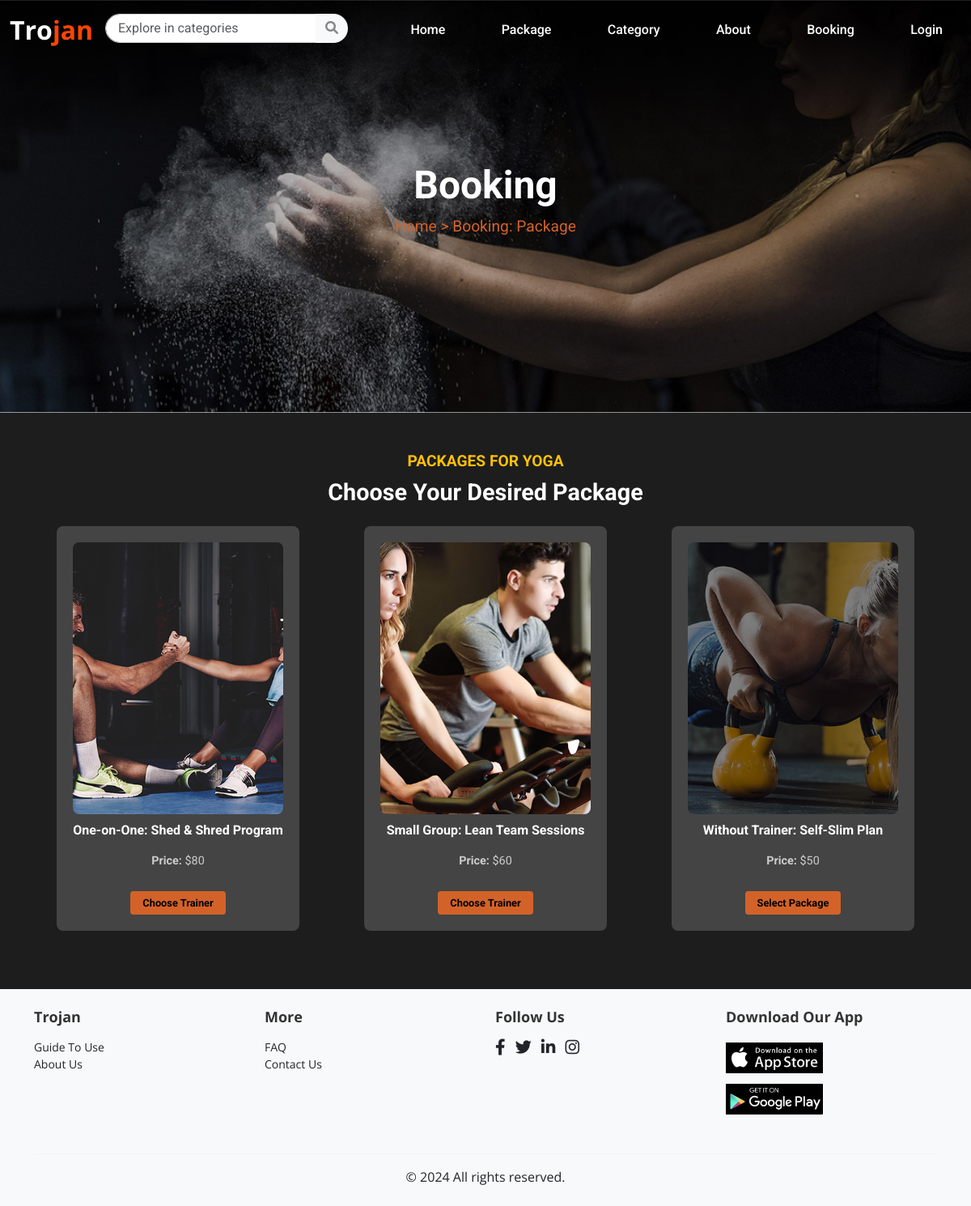
The app's page /selectpackages/1 with its own data.
### tables this page shows
CREATE TABLE "categories" (
	"categoryid"	INTEGER,
	"categoryname"	VARCHAR(255) NOT NULL,
	"categorystatus"	VARCHAR(100),
	"poster"	TEXT DEFAULT NULL,
	"video"	TEXT DEFAULT NULL,
	PRIMARY KEY("categoryid" AUTOINCREMENT)
);

CREATE TABLE "packages" (
	"packagesid"	INTEGER,
	"categoryid"	INTEGER,
	"packagename"	VARCHAR(255) NOT NULL,
	"description"	TEXT DEFAULT NULL,
	"price"	DECIMAL(10, 2) DEFAULT NULL,
	"photo"	VARCHAR(255) DEFAULT NULL, group_size INTEGER DEFAULT 1,
	PRIMARY KEY("packagesid" AUTOINCREMENT)
);

### app.py (the view, shortened to what this page needs)
@app.route("/selectpackages/<int:category_id>", methods=["GET", "POST"])
def selectpackages(category_id):
    print(f"selectpackages - Category ID: {category_id}")  # Debugging print
    uid = session.get('userid')
    connection = sqlite3.connect("Trojan.db")
    connection.row_factory = sqlite3.Row
    cursor = connection.cursor()
    cursor.execute("SELECT * FROM categories WHERE categoryid = ?", (category_id,))
    category = cursor.fetchone()
    cursor.execute("SELECT * FROM packages WHERE categoryid = ?", (category_id,))
    packages = cursor.fetchall()
    connection.close()
    print(f"selectpackages - Category: {category}, Packages: {packages}")
    return render_template("selectpackages.html", category=category, packages=packages, uid=uid)

### templates/selectpackages.html (shortened to what this page needs)
{% extends "base.html" %}
{% block content %}
<div style="background-image: url('/static/photos/hero-2.png'); background-size: cover; background-position: center; padding: 200px 0; color: white; text-align: center;">
  <h1 style="font-size: 3rem; color: white; font-weight: bold;">Booking</h1>
  <p style="color: #d36229; font-size: 1.2rem;">Home &gt; Booking: Package</p>
</div>
<section class="packages-section py-5">
    <div class="container">
        <h2 class="section-title text-center text-warning">Packages for {{ category['categoryname'] }}</h2>
        <h3 class="text-center mb-4">Choose Your Desired Package</h3>
        <div class="row">
            {% for package in packages %}
            <div class="col-lg-4 col-md-6 mb-4">
                <div class="package-card">
                    {% if package['photo'] %}
                    <img src="{{ url_for('static', filename='photos/' + package['photo']) }}" alt="{{ package['packagename'] }}">
                    {% endif %}
                    <h5>{{ package['packagename'] }}</h5>
                    <p><strong>Price:</strong> ${{ package['price'] }}</p>
                    <form method="POST">
                        {% if package['packagename'] in ["One-on-One: Shed & Shred Program", "Small Group: Lean Team Sessions"] %}
                        <button type="submit" formaction="{{ url_for('select_trainer', category_id=category['categoryid'], packages_id=package['packagesid']) }}" class="btn btn-primary">
                            Choose Trainer
                        </button>
                        {% else %}
                        <button type="submit" formaction="{{ url_for('selectpackage_types', category_id=category['categoryid'], packages_id=package['packagesid']) }}" class="btn btn-primary">
                            Select Package
                        </button>
                        {% endif %}
                    </form>
                </div>
            </div>
            {% endfor %}
        </div>
    </div>
</section>
{% endblock %}

### static/css/base.css (style rules this page uses)
body { margin: 0; padding: 0; font-family: "Roboto", sans-serif; }

### templates/selectpackages.html (style rules this page uses)
.packages-section { padding: 60px 0; background-color: #1d1d1d; color: #ffffff; }
.section-title { color: #d36229; font-size: 1.2rem; font-weight: bold; text-transform: uppercase; margin-bottom: 10px; }
.packages-section h3 { font-size: 1.8rem; font-weight: bold; margin-bottom: 40px; }
.package-card { background-color: #444444; padding: 20px; border-radius: 8px; transition: transform 0.3s ease; text-align: center; max-width: 300px; margin: 0 auto; height: 500px; display: flex; flex-direction: column; justify-content: space-between; }
.package-card img { border-radius: 8px; width: 100%; height: 350px; object-fit: cover; }
.package-card h5 { font-size: 1rem; font-weight: bold; color: #ffffff; margin-top: 10px; }
.package-card p { font-size: 0.9rem; color: #cccccc; margin-top: 10px; }
.btn-primary { background-color: #d36229; border: none; color: black; font-size: 0.8rem; font-weight: bold; margin-top: 10px; padding: 5px 15px; border-radius: 4px; }

### records on screen
categories: categoryname "YOGA"
packages: photo (picture), packagename "One-on-One: Shed & Shred Program", price "80"
packages: photo (picture), packagename "Small Group: Lean Team Sessions", price "60"
packages: photo (picture), packagename "Without Trainer: Self-Slim Plan", price "50"
